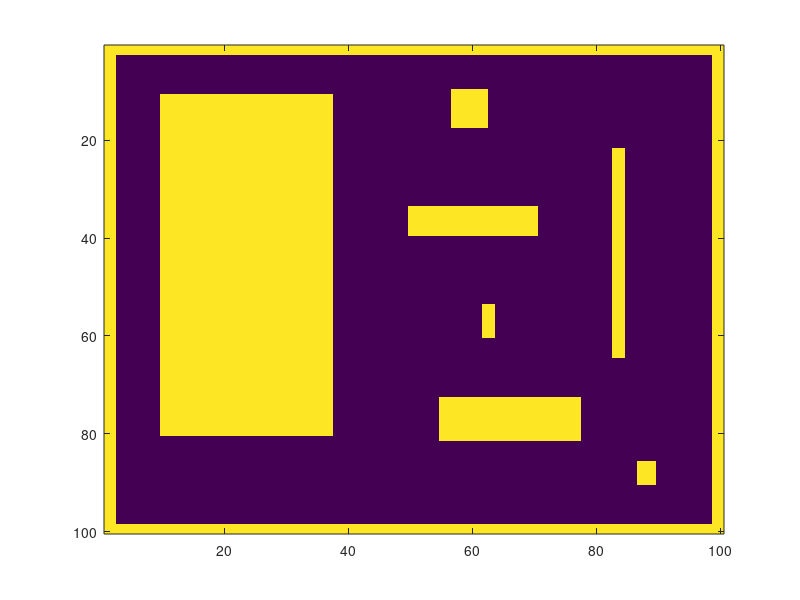

Write the MATLAB code that produced this figure. (Note: this script raises an error after producing the figure.)
% Creer un chemin segment de droite allant de (idep,jdep) à (iarr,jarr)
%
%%
load imscene % chargement de la scène
imagesc(imscene);
hold on
%% Lecture des positions de depart et d'arrivee

disp ('*** Pointez le point de depart du robot ! ***');% Lecture point de depart du robot
p = ginput(1);
idep = round(p(2));
jdep = round(p(1));

disp ('*** Pointez le point d''arrivee du robot ! ***');% Lecture point d'arrivee du robot
p = ginput(1);
iarr = round(p(2));
jarr = round(p(1));
%%
subd = 1000; % nombre de points de subdivision
xy2 = zeros(2,subd);
for p=1:subd
    mu = (p-1)/subd;
    xy2(2,p) = idep + mu*(iarr-idep);
    xy2(1,p) = jdep + mu*(jarr-jdep);
end
robot = plot(xy2(1,:),xy2(2,:),'r');